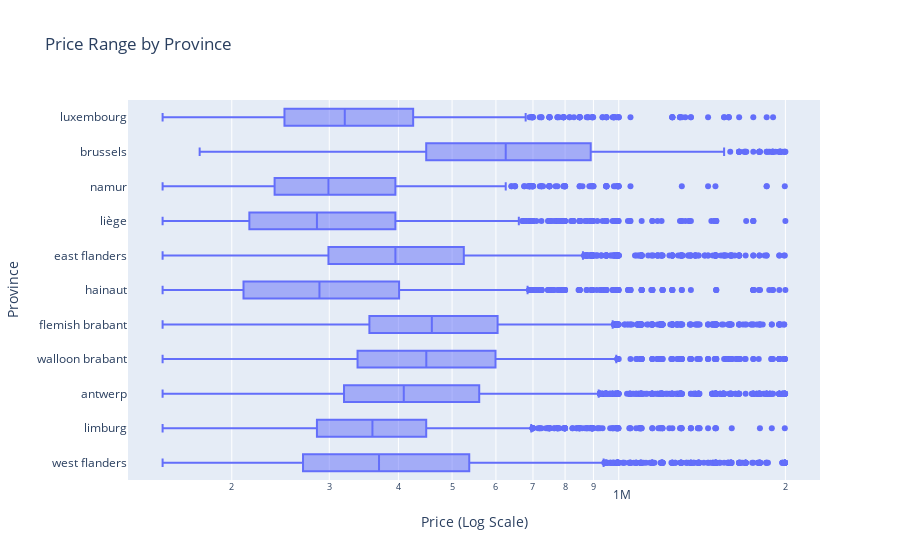

Source (notebook cell):
### Code cell
fig = px.box(subset, y='province', x='price', orientation='h',
             log_x=True, title='Price Range by Province')

# Customize the layout
fig.update_layout(yaxis_title='Province',
                  xaxis_title='Price (Log Scale)', xaxis_type='log')

# Show the plot
fig.show()

### Figure 1 — Plotly figure (JSON) as saved in the notebook; plotly's stock layout.template omitted (floating-point values rounded to 4 significant figures; data arrays with more than 128 entries replaced by an {"elided": "..."} marker saying what was removed)
{"data": [{"alignmentgroup": "True", "hovertemplate": "price=%{x}<br>province=%{y}<extra></extra>", "legendgroup": "", "marker": {"color": "#636efa"}, "name": "", "notched": false, "offsetgroup": "", "orientation": "h", "showlegend": false, "type": "box", "x": {"elided": "28094 int values"}, "x0": " ", "xaxis": "x", "y": {"elided": "28094 str values"}, "y0": " ", "yaxis": "y"}], "layout": {"boxmode": "group", "legend": {"tracegroupgap": 0}, "title": {"text": "Price Range by Province"}, "xaxis": {"anchor": "y", "domain": [0, 1], "title": {"text": "Price (Log Scale)"}, "type": "log"}, "yaxis": {"anchor": "x", "domain": [0, 1], "title": {"text": "Province"}}}}
